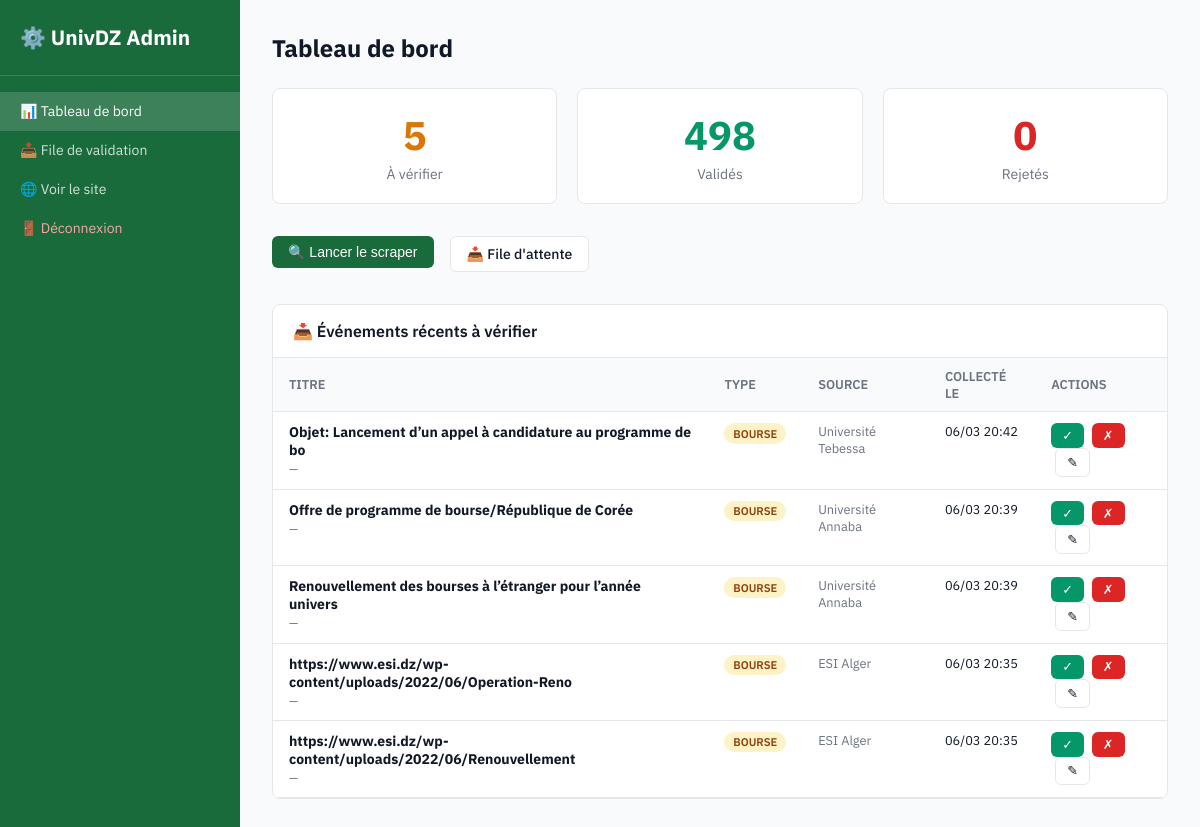
Before: /admin/ (signed in) with the older database file.
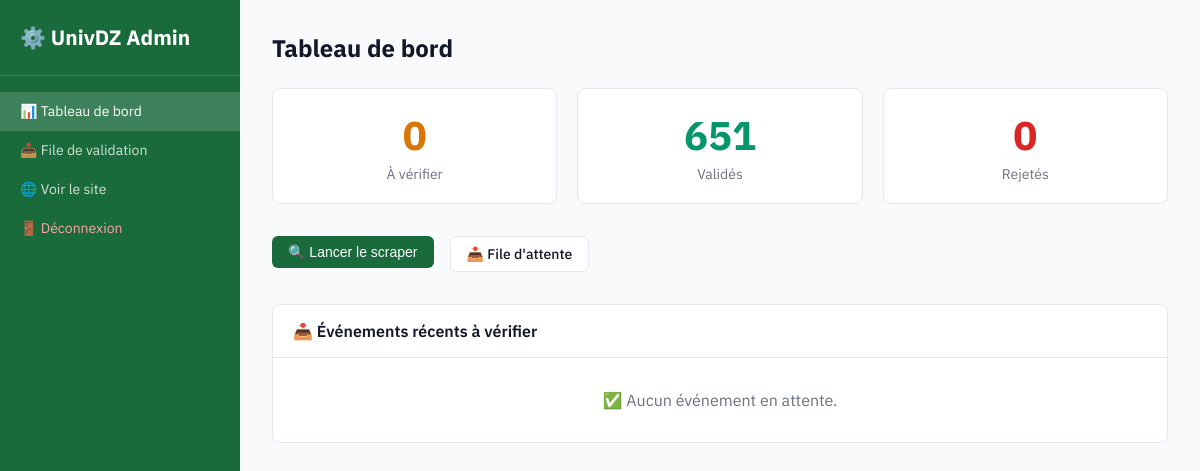
After: the same page with the newer database file.
### app/models/event.py (models this page shows, shortened)
class Event(db.Model):
    __tablename__ = "events"
    id = db.Column(db.Integer, primary_key=True)
    titre = db.Column(db.String(500), nullable=False)
    type = db.Column(db.String(100), nullable=False)
    universite = db.Column(db.String(300))
    discipline = db.Column(db.String(200))
    wilaya = db.Column(db.String(100))
    date_debut = db.Column(db.Date)
    date_fin = db.Column(db.Date)
    date_limite = db.Column(db.Date)
    description = db.Column(db.Text)
    lien_officiel = db.Column(db.String(1000))
    source = db.Column(db.String(500))
    date_collecte = db.Column(db.DateTime, default=datetime.utcnow)
    score_fiabilite = db.Column(db.Float, default=0.7)
    statut = db.Column(db.String(50), default="valide")
    date_validation = db.Column(
        db.DateTime,
        default=datetime.utcnow
    )
    validated_by = db.Column(db.Integer, db.ForeignKey("admins.id"))
    slug = db.Column(db.String(600), unique=True)

### app/routes/admin.py (the view)
@admin_bp.route("/")
@login_required
def dashboard():
    stats = {
        "a_verifier": Event.query.filter_by(statut="a_verifier").count(),
        "valide": Event.query.filter_by(statut="valide").count(),
        "rejete": Event.query.filter_by(statut="rejete").count(),
    }
    recents = Event.query.filter_by(statut="a_verifier").order_by(Event.date_collecte.desc()).limit(10).all()
    return render_template("admin/dashboard.html", stats=stats, recents=recents)

### app/models/event.py (called while the page is built)
@login_manager.user_loader
def load_user(user_id):
    return Admin.query.get(int(user_id))

### app/templates/admin/dashboard.html (shortened to what this page needs)
{% extends "admin/base_admin.html" %}
{% block content %}
<h1 class="page-title">Tableau de bord</h1>
<div style="display:grid; grid-template-columns:repeat(3,1fr); gap:1.25rem; margin-bottom:2rem;">
  <div class="card"><div class="card-body" style="text-align:center;"><p style="font-size:2.5rem; font-weight:800; color:#d97706;">{{ stats.a_verifier }}</p><p style="color:var(--muted); font-size:.875rem; margin-top:.25rem;">À vérifier</p></div></div>
  <div class="card"><div class="card-body" style="text-align:center;"><p style="font-size:2.5rem; font-weight:800; color:#059669;">{{ stats.valide }}</p><p style="color:var(--muted); font-size:.875rem; margin-top:.25rem;">Validés</p></div></div>
  <div class="card"><div class="card-body" style="text-align:center;"><p style="font-size:2.5rem; font-weight:800; color:#dc2626;">{{ stats.rejete }}</p><p style="color:var(--muted); font-size:.875rem; margin-top:.25rem;">Rejetés</p></div></div>
</div>
<div style="display:flex; gap:1rem; margin-bottom:2rem;">
  <form action="{{ url_for('admin.lancer_scraper') }}" method="post">
    <button type="submit" class="btn btn-primary">🔍 Lancer le scraper</button>
  </form>
  <a href="{{ url_for('admin.queue') }}" class="btn btn-secondary">📥 File d'attente</a>
</div>
<div class="card">
  <div class="card-header">📥 Événements récents à vérifier</div>
  {% if recents %}
  <table>
    <thead><tr><th>Titre</th><th>Type</th><th>Source</th><th>Collecté le</th><th>Actions</th></tr></thead>
    <tbody>
      {% for event in recents %}
      <tr>
        <td><strong>{{ event.titre[:60] }}</strong><br><small style="color:var(--muted);">{{ event.universite or '—' }}</small></td>
        <td><span class="badge badge-warn">{{ event.type }}</span></td>
        <td style="font-size:.8rem; color:var(--muted);">{{ event.source or '—' }}</td>
        <td style="font-size:.8rem;">{{ event.date_collecte.strftime('%d/%m %H:%M') }}</td>
        <td>
          <form method="post" action="{{ url_for('admin.valider', event_id=event.id) }}" style="display:inline;">
            <button class="btn btn-success btn-sm" type="submit">✓</button>
          </form>
          <form method="post" action="{{ url_for('admin.rejeter', event_id=event.id) }}" style="display:inline; margin-left:.25rem;">
            <button class="btn btn-danger btn-sm" type="submit">✗</button>
          </form>
          <a href="{{ url_for('admin.editer', event_id=event.id) }}" class="btn btn-secondary btn-sm" style="margin-left:.25rem;">✎</a>
        </td>
      </tr>
      {% endfor %}
    </tbody>
  </table>
  {% else %}
  <div class="card-body" style="color:var(--muted); text-align:center; padding:2rem;">✅ Aucun événement en attente.</div>
  {% endif %}
</div>
{% endblock %}

Changed rows visible on the page:
no longer on this page (row edited): Event: titre "Objet: Lancement d’un appel à candidature au programme de bo", universite "—", type "BOURSE", source "Université Tebessa", date_collecte "06/03 20:42"
no longer on this page (row edited): Event: titre "Offre de programme de bourse/République de Corée", universite "—", type "BOURSE", source "Université Annaba", date_collecte "06/03 20:39"
no longer on this page (row edited): Event: titre "Renouvellement des bourses à l’étranger pour l’année univers", universite "—", type "BOURSE", source "Université Annaba", date_collecte "06/03 20:39"
no longer on this page (row edited): Event: titre "https://www.esi.dz/wp-content/uploads/2022/06/Operation-Reno", universite "—", type "BOURSE", source "ESI Alger", date_collecte "06/03 20:35"
no longer on this page (row edited): Event: titre "https://www.esi.dz/wp-content/uploads/2022/06/Renouvellement", universite "—", type "BOURSE", source "ESI Alger", date_collecte "06/03 20:35"
Other visible differences:
{{ stats.a_verifier }}: "5" → "0"
{{ stats.valide }}: "498" → "651"
text no longer shown: "TITRE TYPE SOURCE COLLECTÉ LE ACTIONS"
text now shown: "✅ Aucun événement en attente."
